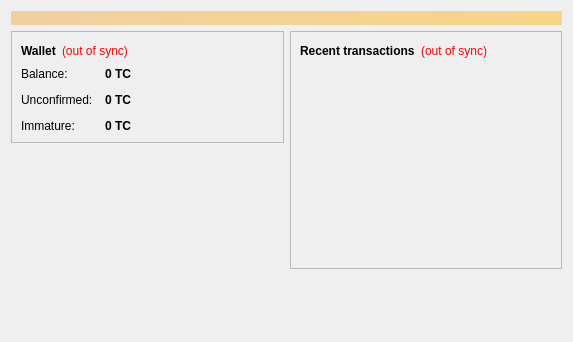
<?xml version="1.0" encoding="UTF-8"?>
<ui version="4.0">
 <class>OverviewPage</class>
 <widget class="QWidget" name="OverviewPage">
  <property name="geometry">
   <rect>
    <x>0</x>
    <y>0</y>
    <width>573</width>
    <height>342</height>
   </rect>
  </property>
  <property name="windowTitle">
   <string>Form</string>
  </property>
  <layout class="QVBoxLayout" name="topLayout">
   <item>
    <widget class="QLabel" name="labelAlerts">
     <property name="visible">
      <bool>false</bool>
     </property>
     <property name="styleSheet">
      <string notr="true">background-color: qlineargradient(x1: 0, y1: 0, x2: 1, y2: 0, stop:0 #F0D0A0, stop:1 #F8D488); color:#000000;</string>
     </property>
     <property name="wordWrap">
      <bool>true</bool>
     </property>
     <property name="margin">
      <number>3</number>
     </property>
    </widget>
   </item>
   <item>
    <layout class="QHBoxLayout" name="horizontalLayout" stretch="1,1">
     <item>
      <layout class="QVBoxLayout" name="verticalLayout_2">
       <item>
        <widget class="QFrame" name="frame">
         <property name="frameShape">
          <enum>QFrame::StyledPanel</enum>
         </property>
         <property name="frameShadow">
          <enum>QFrame::Raised</enum>
         </property>
         <layout class="QVBoxLayout" name="verticalLayout_4">
          <item>
           <layout class="QHBoxLayout" name="horizontalLayout_4">
            <item>
             <widget class="QLabel" name="label_5">
              <property name="font">
               <font>
                <weight>75</weight>
                <bold>true</bold>
               </font>
              </property>
              <property name="text">
               <string>Wallet</string>
              </property>
             </widget>
            </item>
            <item>
             <widget class="QLabel" name="labelWalletStatus">
              <property name="toolTip">
               <string>The displayed information may be out of date. Your wallet automatically synchronizes with the Torrentcoin network after a connection is established, but this process has not completed yet.</string>
              </property>
              <property name="styleSheet">
               <string notr="true">QLabel { color: red; }</string>
              </property>
              <property name="text">
               <string notr="true">(out of sync)</string>
              </property>
              <property name="alignment">
               <set>Qt::AlignLeading|Qt::AlignLeft|Qt::AlignVCenter</set>
              </property>
             </widget>
            </item>
            <item>
             <spacer name="horizontalSpacer_2">
              <property name="orientation">
               <enum>Qt::Horizontal</enum>
              </property>
              <property name="sizeHint" stdset="0">
               <size>
                <width>40</width>
                <height>20</height>
               </size>
              </property>
             </spacer>
            </item>
           </layout>
          </item>
          <item>
           <layout class="QFormLayout" name="formLayout_2">
            <property name="fieldGrowthPolicy">
             <enum>QFormLayout::AllNonFixedFieldsGrow</enum>
            </property>
            <property name="horizontalSpacing">
             <number>12</number>
            </property>
            <property name="verticalSpacing">
             <number>12</number>
            </property>
            <item row="0" column="0">
             <widget class="QLabel" name="label">
              <property name="text">
               <string>Balance:</string>
              </property>
             </widget>
            </item>
            <item row="0" column="1">
             <widget class="QLabel" name="labelBalance">
              <property name="font">
               <font>
                <weight>75</weight>
                <bold>true</bold>
               </font>
              </property>
              <property name="cursor">
               <cursorShape>IBeamCursor</cursorShape>
              </property>
              <property name="toolTip">
               <string>Your current balance</string>
              </property>
              <property name="text">
               <string notr="true">0 TC</string>
              </property>
              <property name="textInteractionFlags">
               <set>Qt::LinksAccessibleByMouse|Qt::TextSelectableByKeyboard|Qt::TextSelectableByMouse</set>
              </property>
             </widget>
            </item>
            <item row="1" column="0">
             <widget class="QLabel" name="label_3">
              <property name="text">
               <string>Unconfirmed:</string>
              </property>
             </widget>
            </item>
            <item row="1" column="1">
             <widget class="QLabel" name="labelUnconfirmed">
              <property name="font">
               <font>
                <weight>75</weight>
                <bold>true</bold>
               </font>
              </property>
              <property name="cursor">
               <cursorShape>IBeamCursor</cursorShape>
              </property>
              <property name="toolTip">
               <string>Total of transactions that have yet to be confirmed, and do not yet count toward the current balance</string>
              </property>
              <property name="text">
               <string notr="true">0 TC</string>
              </property>
              <property name="textInteractionFlags">
               <set>Qt::LinksAccessibleByMouse|Qt::TextSelectableByKeyboard|Qt::TextSelectableByMouse</set>
              </property>
             </widget>
            </item>
            <item row="2" column="0">
             <widget class="QLabel" name="labelImmatureText">
              <property name="text">
               <string>Immature:</string>
              </property>
             </widget>
            </item>
            <item row="2" column="1">
             <widget class="QLabel" name="labelImmature">
              <property name="font">
               <font>
                <weight>75</weight>
                <bold>true</bold>
               </font>
              </property>
              <property name="toolTip">
               <string>Mined balance that has not yet matured</string>
              </property>
              <property name="text">
               <string notr="true">0 TC</string>
              </property>
              <property name="textInteractionFlags">
               <set>Qt::LinksAccessibleByMouse|Qt::TextSelectableByKeyboard|Qt::TextSelectableByMouse</set>
              </property>
             </widget>
            </item>
           </layout>
          </item>
         </layout>
        </widget>
       </item>
       <item>
        <spacer name="verticalSpacer">
         <property name="orientation">
          <enum>Qt::Vertical</enum>
         </property>
         <property name="sizeHint" stdset="0">
          <size>
           <width>20</width>
           <height>40</height>
          </size>
         </property>
        </spacer>
       </item>
      </layout>
     </item>
     <item>
      <layout class="QVBoxLayout" name="verticalLayout_3">
       <item>
        <widget class="QFrame" name="frame_2">
         <property name="frameShape">
          <enum>QFrame::StyledPanel</enum>
         </property>
         <property name="frameShadow">
          <enum>QFrame::Raised</enum>
         </property>
         <layout class="QVBoxLayout" name="verticalLayout">
          <item>
           <layout class="QHBoxLayout" name="horizontalLayout_2">
            <item>
             <widget class="QLabel" name="label_4">
              <property name="text">
               <string>&lt;b&gt;Recent transactions&lt;/b&gt;</string>
              </property>
             </widget>
            </item>
            <item>
             <widget class="QLabel" name="labelTransactionsStatus">
              <property name="toolTip">
               <string>The displayed information may be out of date. Your wallet automatically synchronizes with the Torrentcoin network after a connection is established, but this process has not completed yet.</string>
              </property>
              <property name="styleSheet">
               <string notr="true">QLabel { color: red; }</string>
              </property>
              <property name="text">
               <string notr="true">(out of sync)</string>
              </property>
              <property name="alignment">
               <set>Qt::AlignRight|Qt::AlignTrailing|Qt::AlignVCenter</set>
              </property>
             </widget>
            </item>
            <item>
             <spacer name="horizontalSpacer">
              <property name="orientation">
               <enum>Qt::Horizontal</enum>
              </property>
              <property name="sizeHint" stdset="0">
               <size>
                <width>40</width>
                <height>20</height>
               </size>
              </property>
             </spacer>
            </item>
           </layout>
          </item>
          <item>
           <widget class="QListView" name="listTransactions">
            <property name="styleSheet">
             <string notr="true">QListView { background: transparent; }</string>
            </property>
            <property name="frameShape">
             <enum>QFrame::NoFrame</enum>
            </property>
            <property name="verticalScrollBarPolicy">
             <enum>Qt::ScrollBarAlwaysOff</enum>
            </property>
            <property name="horizontalScrollBarPolicy">
             <enum>Qt::ScrollBarAlwaysOff</enum>
            </property>
            <property name="selectionMode">
             <enum>QAbstractItemView::NoSelection</enum>
            </property>
           </widget>
          </item>
         </layout>
        </widget>
       </item>
       <item>
        <spacer name="verticalSpacer_2">
         <property name="orientation">
          <enum>Qt::Vertical</enum>
         </property>
         <property name="sizeHint" stdset="0">
          <size>
           <width>20</width>
           <height>40</height>
          </size>
         </property>
        </spacer>
       </item>
      </layout>
     </item>
    </layout>
   </item>
  </layout>
 </widget>
 <resources/>
 <connections/>
</ui>
